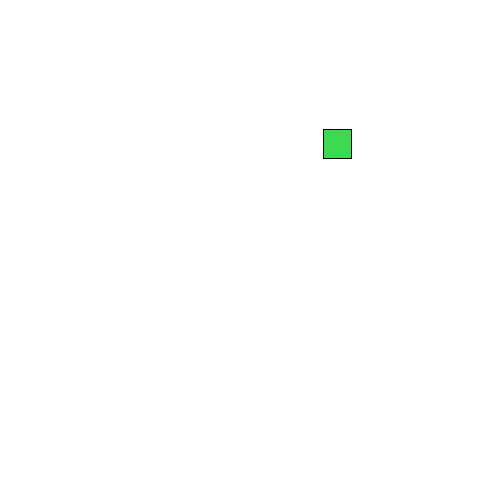
Frame 1 (no input)
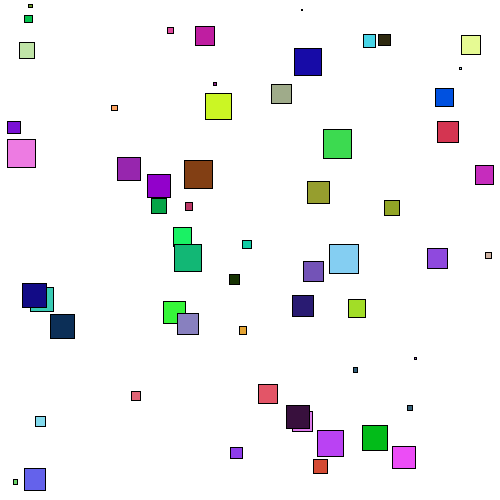
Frame 60 (the mouse pressed at the canvas centre just before this capture)
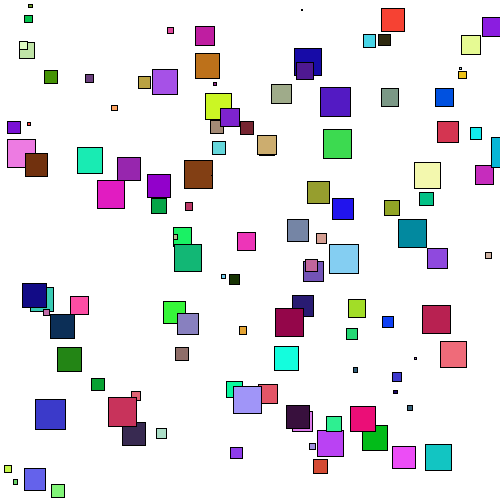
Frame 120 (the mouse held since frame 60 and released just before this capture)

The Processing sketch that drew these frames (run headless with seeded random() and noise(); from frame 60 on, the mouse is pressed at the canvas centre):

// Processing sketch: Extra
// ── Extra.pde
float x, y, r, g, b, radius;
int timer;

void setup() {
  size(500, 500);
  background(255);
}

void draw()
{ 
  x = random(width);
  y = random(height);
  radius = random(30);

  fill(random(255), random(255), random(255));
  rect(x, y, radius, radius);
}
